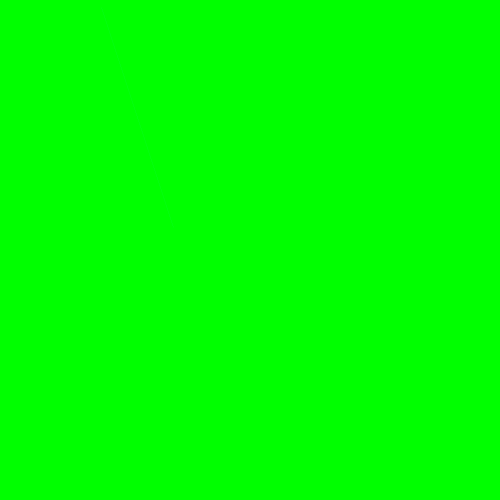
Frame 1 (no input)
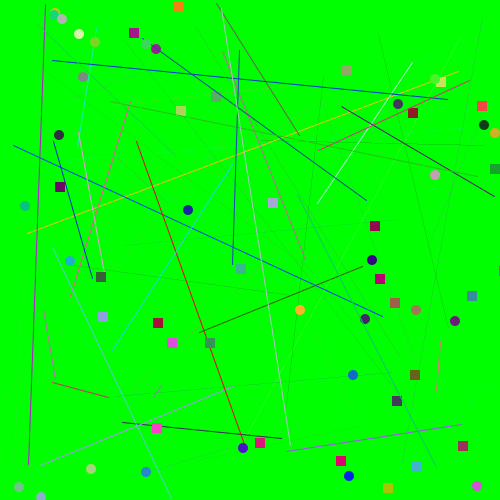
Frame 60 (the mouse pressed at the canvas centre just before this capture)
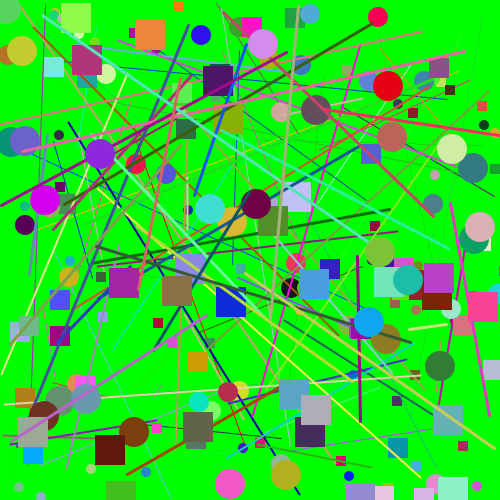
Frame 120 (the mouse held since frame 60 and released just before this capture)

The Processing sketch that drew these frames (run headless with seeded random() and noise(); from frame 60 on, the mouse is pressed at the canvas centre):

// Processing sketch: processing_159023
// ── processing_159023.pde


int x = 0;
int y = 0;
int a = 0;
int b = 0;
int w = 0;
int R = 0;
int G = 0;
int B = 0;
int transparency = 255;
int diameter = 0;
int count = 0;
int state = 0;

void setup()
{
 size(500,500);
 background(0,255,0);
 smooth(); 
}

void draw()
{
  count++;
  if(count > 30)
  {
   count = 0;
   state++;
   if(state > 10)
     {
       state = state * -1;
       println("WEEEEEEEEEEEEEEEEEEEEEEEEEEEEEEEEEEEEEEEE!!!");
     }  
  }
  R = int(random(0,255));
  G = int(random(0,255));
  B = int(random(0,255));
  //transparency = int(random(0,255));
  
  x = int(random(width));
  y = int(random(height));
  
  diameter = state * 10;
  
  noStroke();
  fill(R,G,B,transparency);
  ellipse(x,y,diameter,diameter);
  
  R = int(random(0,255));
  G = int(random(0,255));
  B = int(random(0,255));
  //transparency = int(random(0,255));
  
  x = int(random(width));
  y = int(random(height));
  

  fill(R,G,B,transparency);
  rect(x,y,diameter,diameter);
  
  x = int(random(width));
  y = int(random(height));
  a = int(random(width));
  b = int(random(height));
  w = int(random(10));
  strokeWeight(abs(state));
  
  R = int(random(0,255));
  G = int(random(0,255));
  B = int(random(0,255));
  
  stroke(R,G,B);
  line(x,y,a,b);
  
}
